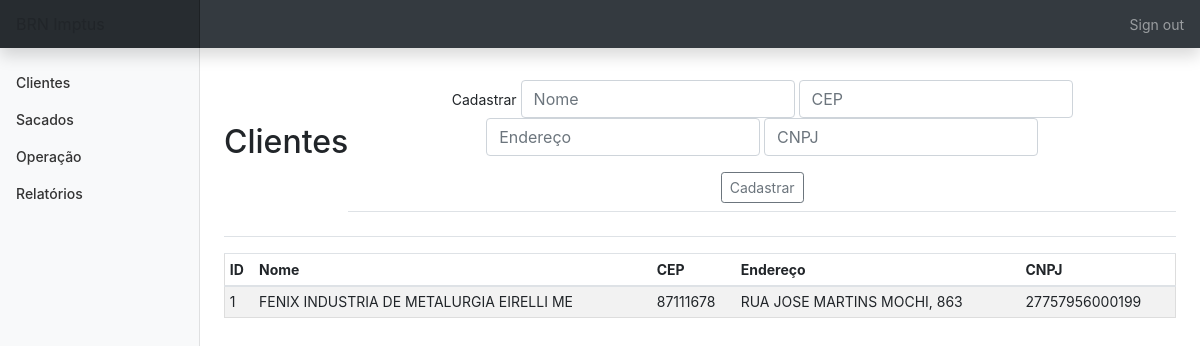
Page /clientes (signed in) on the committed database.
### tables this page shows
CREATE TABLE clientes (id INTEGER PRIMARY KEY AUTOINCREMENT NOT NULL,
						nome TEXT NOT NULL,
						cep TEXT NOT NULL,
						endereço TEXT NOT NULL, cnpj TEXT);

### app.py (the view, shortened to what this page needs)
@app.route('/clientes', methods=['GET', 'POST'])
@login_required
def clientes():
    con = sqlite3.connect('brn.db')
    con.row_factory = sqlite3.Row
    cur = con.cursor()
    if request.method == 'GET':
        cur.execute('SELECT * FROM clientes')
        rows = cur.fetchall()
        return render_template('clientes.html', rows=rows)

### app.py (called while the page is built)
@app.after_request
def after_request(response):
    response.headers["Cache-Control"] = "no-cache, no-store, must-revalidate"
    response.headers["Expires"] = 0
    response.headers["Pragma"] = "no-cache"
    return response

### helper.py (called while the page is built)
def login_required(f):
    @wraps(f)
    def decorated_function(*args, **kwargs):
        if session.get("user_id") is None:
            return redirect("/login")
        return f(*args, **kwargs)
    return decorated_function

### templates/clientes.html (shortened to what this page needs)
{% extends "layout.html" %}
{% block main %}
    <div class='d-flex justify-content-between flex-warp flex-md-nowrap align-items-center pt-3 pb-2 mb-3 border-bottom'>
        <h1 class='h2'>Clientes</h1>
        <div class='d-flex justify-content-between flex-warp flex-md-nowrap align-items-center pt-3 pb-2 mb-3 border-bottom'>
            <form action='clientes' method='POST'>
                <div class='form-group'>
                    <label for=''>Cadastrar</label>
                    <input name='nome' autofocus class='form-control' placeholder='Nome' type='text'>
                    <input name='cep' autofocus class='form-control' placeholder='CEP' type='number'>
                    <input name='endereco' autofocus class='form-control' placeholder='Endereço' type='text'>
                    <input name='cnpj' autofocus class='form-control' placeholder='CNPJ' type='text'>
                </div>
                <button type='submit' class='btn btn-sm btn-outline-secondary'>Cadastrar</button>
            </form>
        </div>
    </div>
    <div class='table-responsive'>
        <table class='table table-striped table-sm'>
            <thead>
                <tr>
                    <th>ID</th>
                    <th>Nome</th>
                    <th>CEP</th>
                    <th>Endereço</th>
                    <th>CNPJ</th>
                </tr>
            </thead>
            <tbody>
                {% for row in rows %}
                    <tr>
                        <td>{{ row['id'] }}</td>
                        <td>{{ row['nome'] }}</td>
                        <td>{{ row['cep'] }}</td>
                        <td>{{ row['endereço'] }}</td>
                        <td>{{ row['cnpj'] }}</td>
                    </tr>
                {% endfor %}
            </tbody>
        </table>
    </div>
{% endblock %}

### static/styles.css (style rules this page uses)
main .form-control { display: inline-block; width: auto; }
main table { text-align: left; border-collapse: collapse; border-spacing: 0; width: 100%; border: 1px solid #ddd; }
main table td, th { text-align: left; padding: 16px; }
body { font-size: .875rem; }

### rows in the picture
clientes: id "1", nome "FENIX INDUSTRIA DE METALURGIA EIRELLI ME", cep "87111678", endereço "RUA JOSE MARTINS MOCHI, 863", cnpj "27757956000199"
